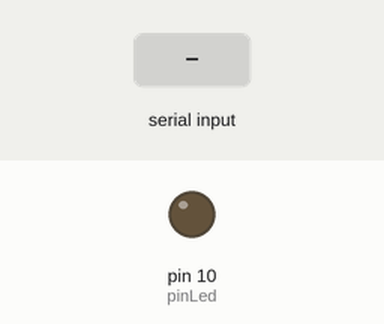
Simulated run of this sketch. Board: Arduino Uno, built with avr-gcc and run on an emulated ATmega328P. On the bench: output pins drawn as LEDs (lit = HIGH). The inputs (shaded band) are chosen by the test bench.

Above: at 1.2 s.
1.3 s: "1" received over Serial
At 2.3 s:
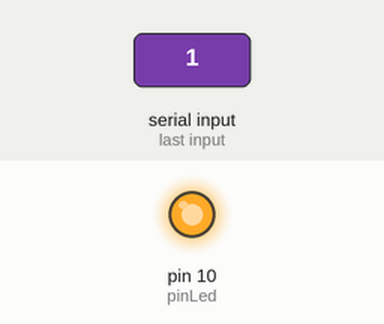
Timing chart, 0 to 12.8 s (numbered marks = the images above; inputs shaded):
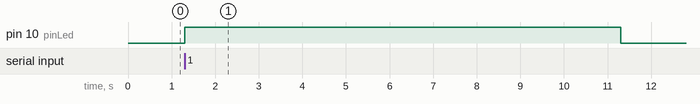

The sketch:

recibe.ino
```cpp
const int pinLed = 10;

void setup() {
  // put your setup code here, to run once:
  Serial.begin(9600);
  pinMode(pinLed, OUTPUT);
}

void loop() {
  // put your main code here, to run repeatedly:
  if (Serial.available() > 0) {
    char option = Serial.read();
    if (option >= '1' && option <= '9') {
      digitalWrite(pinLed, HIGH);
      delay(10000);
      digitalWrite(pinLed, LOW);
      delay(200);
    }
  }
}
```

Measured:
- after the input at 1.3 s, pin 10 (pinLed): LOW → HIGH at once, → LOW 10.0 s later
